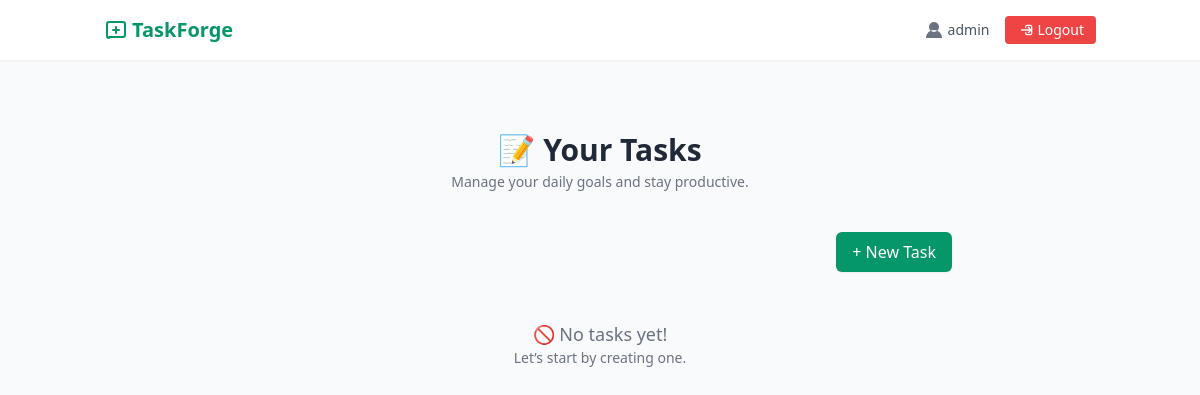
Before: /tasks/ (signed in) with the older database file.
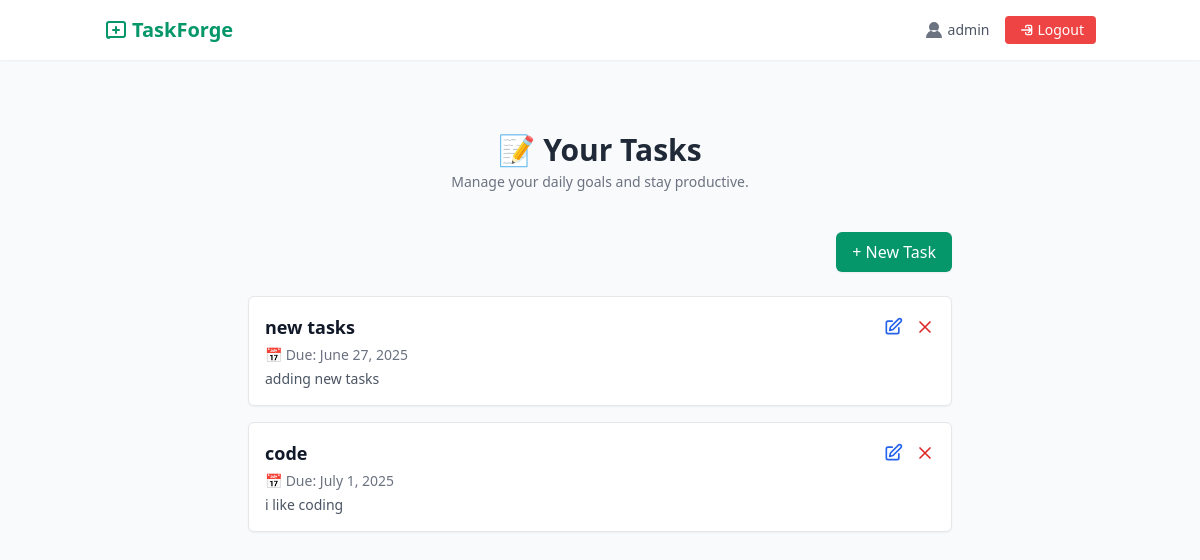
After: the same page with the newer database file.
### tasks/models.py (models this page shows, shortened)
class Task(models.Model):
    STATUS_CHOICES = [
    ('pending', 'Pending'),
    ('in_progress', 'In Progress'),
    ('completed', 'Completed'),
]
    user = models.ForeignKey(User, on_delete=models.CASCADE)
    title = models.CharField(max_length=255)
    description = models.TextField(blank=True)
    status = models.CharField(max_length=20, choices=STATUS_CHOICES, default='pending')
    due_date = models.DateField(null=True, blank=True)
    created_at = models.DateTimeField(auto_now_add=True)

### tasks/views.py (the view)
# urls.py: path('tasks/', task_views.task_list, name='task_list'),
@login_required
def task_list(request):
    tasks = Task.objects.filter(user=request.user).order_by('due_date', '-created_at')
    return render(request, 'tasks/task_list.html', {'tasks': tasks})

### templates/tasks/task_list.html
{% extends 'tasks/base.html' %}
{% block content %}
<div class="min-h-screen  py-12 px-4">
  <div class="max-w-3xl mx-auto">
    <div class="text-center mb-10">
      <h2 class="text-3xl font-bold text-gray-800">📝 Your Tasks</h2>
      <p class="text-sm text-gray-500 mt-1">Manage your daily goals and stay productive.</p>
    </div>
    <div class="flex justify-end mb-6">
      <a href="{% url 'task_create' %}"
         class="bg-green-600 text-white px-4 py-2 rounded-md hover:bg-green-700 shadow-sm transition">
        + New Task
      </a>
    </div>
    {% if tasks %}
    <ul class="space-y-4">
      {% for task in tasks %}
      <li class="bg-white border border-gray-200 rounded-md p-4 shadow-sm hover:shadow-md transition">
        <div class="flex justify-between items-start">
          <div>
            <h3 class="text-lg font-semibold text-gray-900">{{ task.title }}</h3>
            {% if task.due_date %}
            <p class="text-sm text-gray-500 mt-1">📅 Due: {{ task.due_date }}</p>
            {% endif %}
            {% if task.description %}
            <p class="text-sm text-gray-600 mt-1">{{ task.description|truncatechars:100 }}</p>
            {% endif %}
          </div>
          <div class="flex space-x-3 pt-1">
            <a href="{% url 'task_update' task.pk %}" title="Edit"
               class="text-blue-600 hover:text-blue-800 transition">
              <svg xmlns="http://www.w3.org/2000/svg" class="h-5 w-5" fill="none"
                   viewBox="0 0 24 24" stroke="currentColor">
                <path stroke-linecap="round" stroke-linejoin="round" stroke-width="2"
                      d="M11 5H6a2 2 0 00-2 2v11a2 2 0 002 2h11a2 2 0 002-2v-5M18.5 2.5a2.121 2.121 0 113 3L12 15l-4 1 1-4 9.5-9.5z"/>
              </svg>
            </a>
            <a href="{% url 'task_delete' task.pk %}" title="Delete"
               class="text-red-600 hover:text-red-800 transition">
              <svg xmlns="http://www.w3.org/2000/svg" class="h-5 w-5" fill="none"
                   viewBox="0 0 24 24" stroke="currentColor">
                <path stroke-linecap="round" stroke-linejoin="round" stroke-width="2"
                      d="M6 18L18 6M6 6l12 12"/>
              </svg>
            </a>
          </div>
        </div>
      </li>
      {% endfor %}
    </ul>
    {% else %}
    <div class="text-center text-gray-500 mt-12">
      <p class="text-lg">🚫 No tasks yet!</p>
      <p class="text-sm">Let’s start by creating one.</p>
    </div>
    {% endif %}
  </div>
</div>
{% endblock %}

Changed rows visible on the page:
added Task: title "new tasks", due_date "June 27, 2025", description "adding new tasks"
added Task: title "code", due_date "July 1, 2025", description "i like coding"
Other visible differences:
text no longer shown: "🚫 No tasks yet! Let’s start by creating one."
